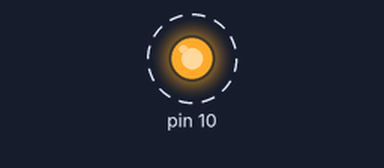
A sketch run on a simulated Arduino Uno, built with avr-gcc and run on an emulated ATmega328P. Shown: output pins drawn as LEDs (lit = HIGH). Dashed ring = blinking.

Above: at 0.12 s.
Timing chart, 0 to 3.0 s (numbered marks = the images above):
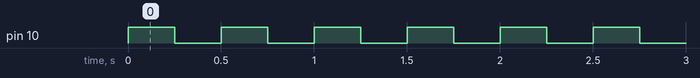

The sketch:

led_blink.ino
```cpp
void blink(int times) {
  for (int i = (1); i <= (times); i = i + (1)) {
    digitalWrite(10, HIGH);
    delay(250);
    digitalWrite(10, LOW);
    delay(250);
  }
}

void setup() {
  pinMode(10, OUTPUT);
}

void loop() {
  blink(1);
}
```

Measured:
- by itself, pin 10: alternates HIGH for 0.25 s and LOW for 0.25 s
